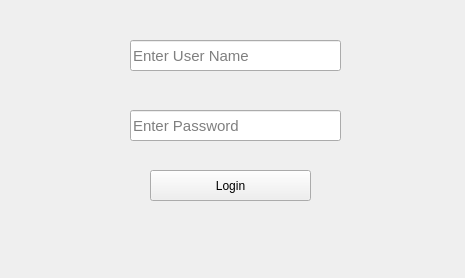
<?xml version="1.0" encoding="UTF-8"?>
<ui version="4.0">
 <class>Form</class>
 <widget class="QWidget" name="Form">
  <property name="geometry">
   <rect>
    <x>0</x>
    <y>0</y>
    <width>465</width>
    <height>278</height>
   </rect>
  </property>
  <property name="windowTitle">
   <string>Form</string>
  </property>
  <widget class="QLineEdit" name="lineEdit">
   <property name="geometry">
    <rect>
     <x>130</x>
     <y>40</y>
     <width>211</width>
     <height>31</height>
    </rect>
   </property>
   <property name="font">
    <font>
     <family>Segoe UI</family>
     <pointsize>11</pointsize>
    </font>
   </property>
   <property name="placeholderText">
    <string>Enter User Name</string>
   </property>
  </widget>
  <widget class="QLineEdit" name="lineEdit_2">
   <property name="geometry">
    <rect>
     <x>130</x>
     <y>110</y>
     <width>211</width>
     <height>31</height>
    </rect>
   </property>
   <property name="font">
    <font>
     <family>Segoe UI</family>
     <pointsize>11</pointsize>
    </font>
   </property>
   <property name="echoMode">
    <enum>QLineEdit::Password</enum>
   </property>
   <property name="placeholderText">
    <string>Enter Password</string>
   </property>
  </widget>
  <widget class="QPushButton" name="pushButton">
   <property name="geometry">
    <rect>
     <x>150</x>
     <y>170</y>
     <width>161</width>
     <height>31</height>
    </rect>
   </property>
   <property name="text">
    <string>Login</string>
   </property>
  </widget>
  <widget class="QLabel" name="label">
   <property name="geometry">
    <rect>
     <x>110</x>
     <y>220</y>
     <width>251</width>
     <height>31</height>
    </rect>
   </property>
   <property name="text">
    <string/>
   </property>
  </widget>
 </widget>
 <resources/>
 <connections/>
</ui>
